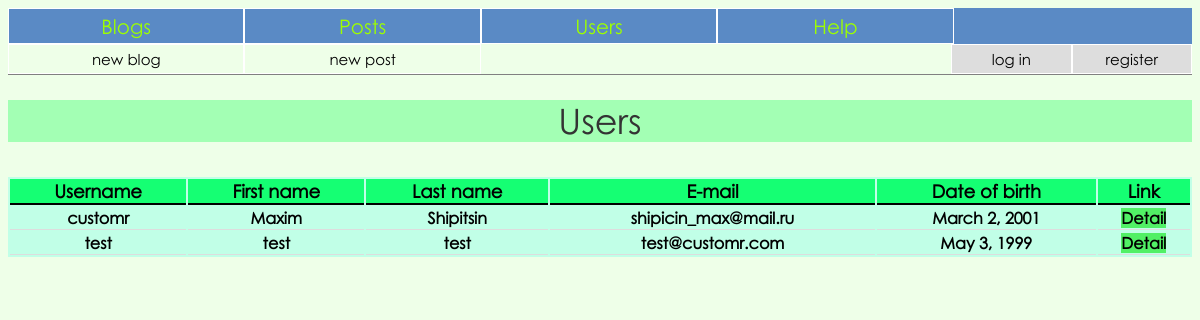
/users/, run on an earlier commit of the app's database.
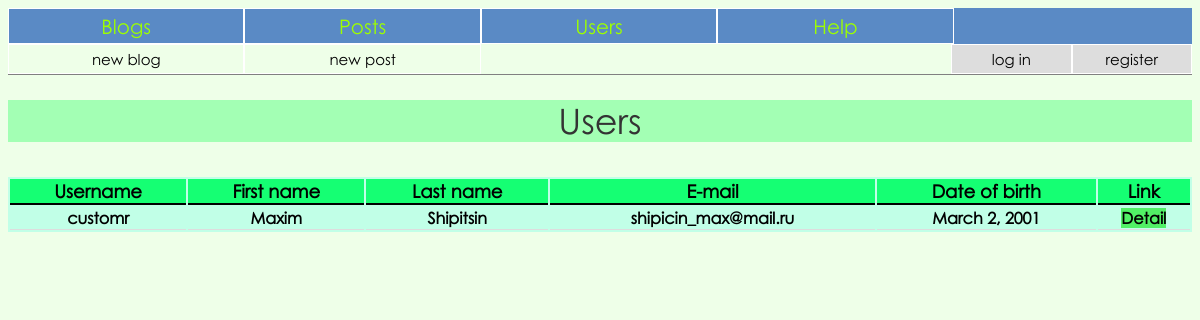
And on a later commit of the database.
### blog/models.py (models this page shows, shortened)
class MyUser(AbstractBaseUser):
	username = models.CharField('username', max_length=50, unique=True)
	first_name = models.CharField('first name', max_length=50)
	last_name = models.CharField('last name', max_length=50)
	email = models.EmailField(
		verbose_name='email address',
		max_length=255,
		unique=True,
	)
	date_of_birth = models.DateField()
	is_active = models.BooleanField(default=True)
	is_admin = models.BooleanField(default=False)
	objects = MyUserManager()
	USERNAME_FIELD = 'username'
	EMAIL_FIELD = 'email'
	REQUIRED_FIELDS = ['first_name', 'last_name', 'email', 'date_of_birth']

### blog/views.py (the view)
# urls.py: path('users/', views.get_users, name='users'),
def get_users(request):
	users = MyUser.objects.all()
	context = {'users': users}
	return render(request, 'blog/users.html', context)

### blog/templates/blog/users.html (shortened to what this page needs)
{% extends 'blog/base.html' %}
{% block content %}
<p class='title'>Users</p>
<div>
	<table>
		<thead>
			<tr>
				<th>Username</th>
				<th>First name</th>
				<th>Last name</th>
				<th>E-mail</th>
				<th>Date of birth</th>
				<th>Link</th>
			</tr>
		</thead>
		<tbody>
		{% for thisuser in users %}
			<tr>
				<th>{{ thisuser.username }}</th>
				<th>{{ thisuser.first_name }}</th>
				<th>{{ thisuser.last_name }}</th>
				<th>{{ thisuser.email }}</th>
				<th>{{ thisuser.date_of_birth }}</th>
				<th><a href="{% url 'blog:user' thisuser.id %}">Detail</a></th>
			</tr>
		{% endfor %}
		</tbody>
	</table>
</div>
{% endblock content %}

What changed in the data, as far as the page shows it:
removed MyUser: username "test", first_name "test", last_name "test", email "test@customr.com", date_of_birth "May 3, 1999"
